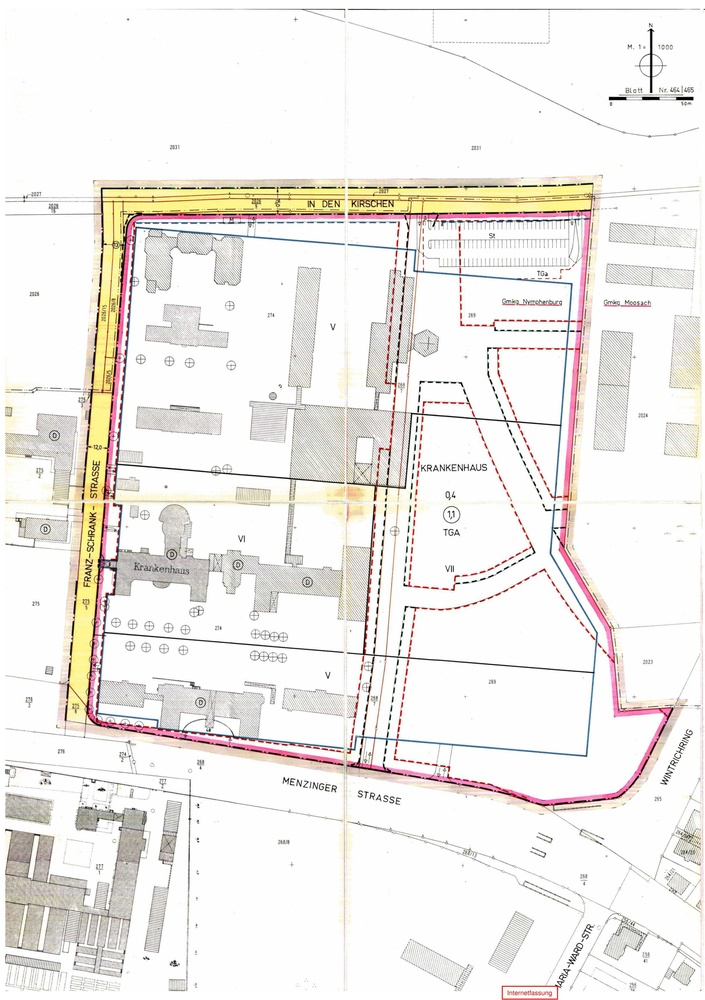
%> input picture plan.jpg, 705 x 1000 px, shrunk from 3300 x 4678 before the run
$ octave ocrWithPreprocessing.m   (GNU Octave 9; MATLAB toolbox functions it lacks are replaced by stand-ins)
%> lines starting %> are read from the running program, lines starting %| are printed output that depends on the picture; in (x1, y1, x2, y2) boxes, pixels count from 0 and x2, y2 are one past the last pixel; in counts of white or black regions, pixels touching at a corner belong together; the program's own positions count from 1
% Remove background, because there is non-uniform background in the image
I = imread('plan.jpg');
%> I is the input picture: size 1000x705x3 uint8; mean R, G, B 240.6, 237.3, 233.6
I = rgb2gray(I);
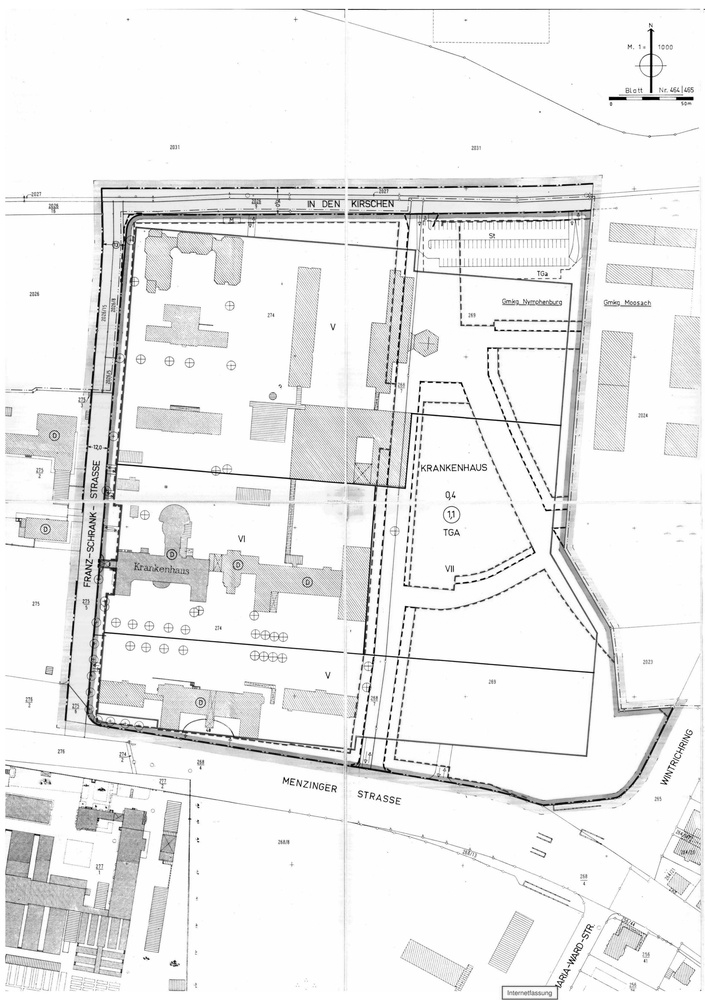
%> I: size 1000x705 uint8; min 0, max 255, mean 237.9
Icorrected = imtophat(I, strel('disk', 15));
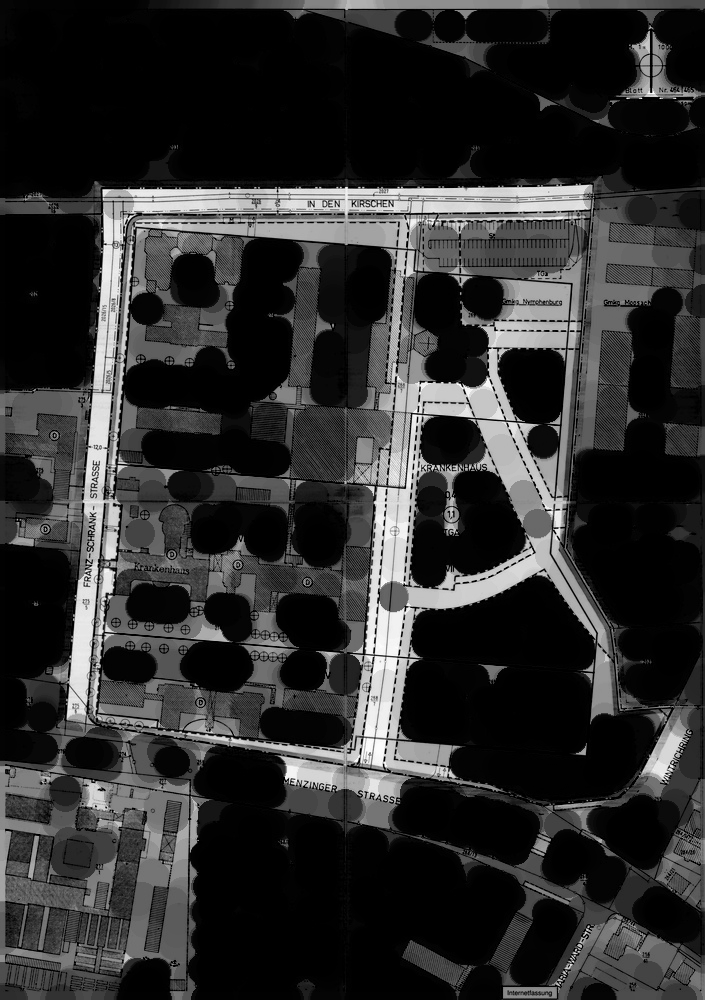
%> Icorrected: size 1000x705 uint8; min 0, max 255, mean 46.2

BW1 = imbinarize(Icorrected);
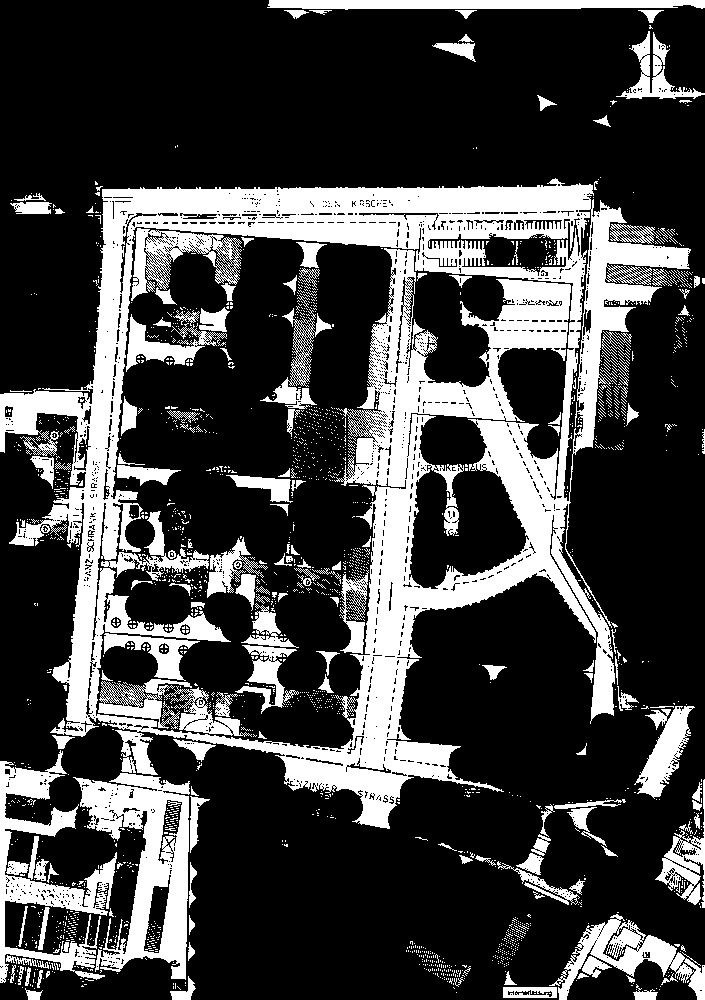
%> BW1: size 1000x705 logical; 26.1% white; 2020 white regions (1857 under 20 px), largest, box (x1, y1, x2, y2) and area: (0, 178, 691, 829) 111864, (73, 773, 190, 980) 10840, (0, 750, 117, 983) 7658
% [6 lines of commented-out code are left out]
marker = imerode(Icorrected, strel('line',10,0));
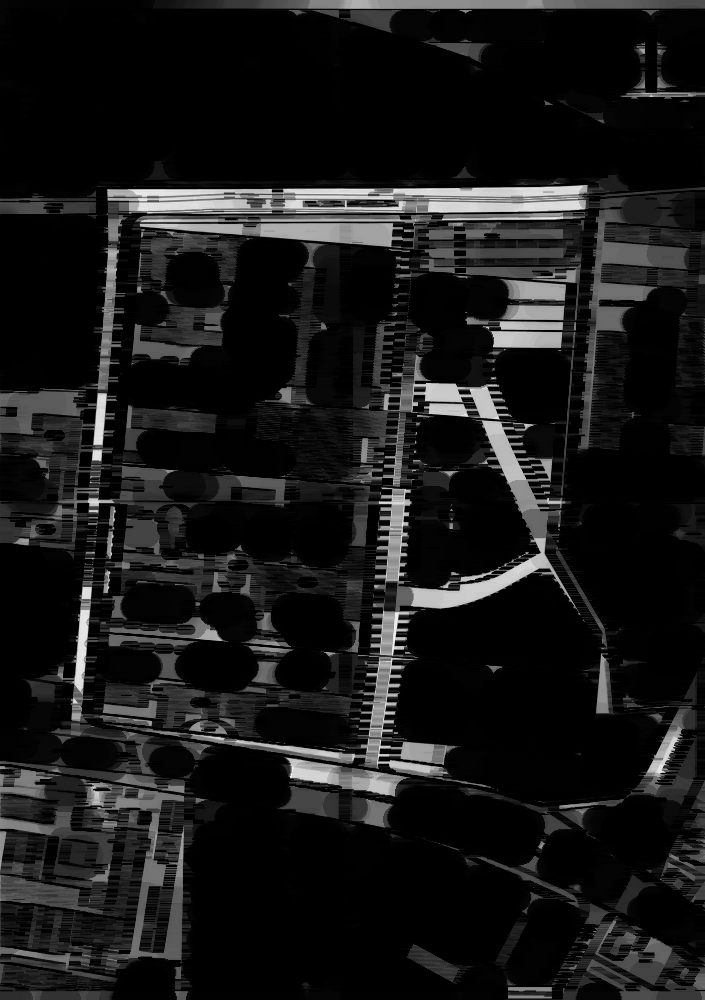
%> marker: size 1000x705 uint8; min 0, max 243, mean 24.3
Iclean = imreconstruct(marker, Icorrected);

BW2 = imbinarize(Iclean);
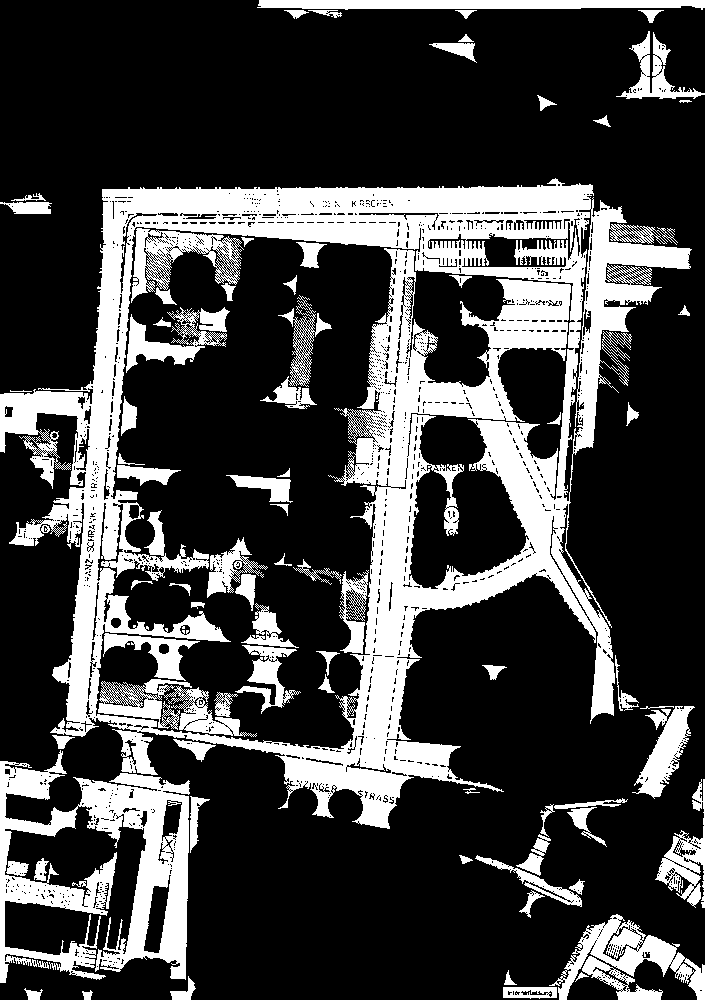
%> BW2: size 1000x705 logical; 25.9% white; 77 white regions, largest, box (x1, y1, x2, y2) and area: (0, 178, 692, 829) 117779, (0, 750, 190, 983) 19299, (549, 914, 705, 1000) 4262
% [4 lines of commented-out code are left out]

%> (the run ends here)

$ run again, with circles.png saved as plan.jpg
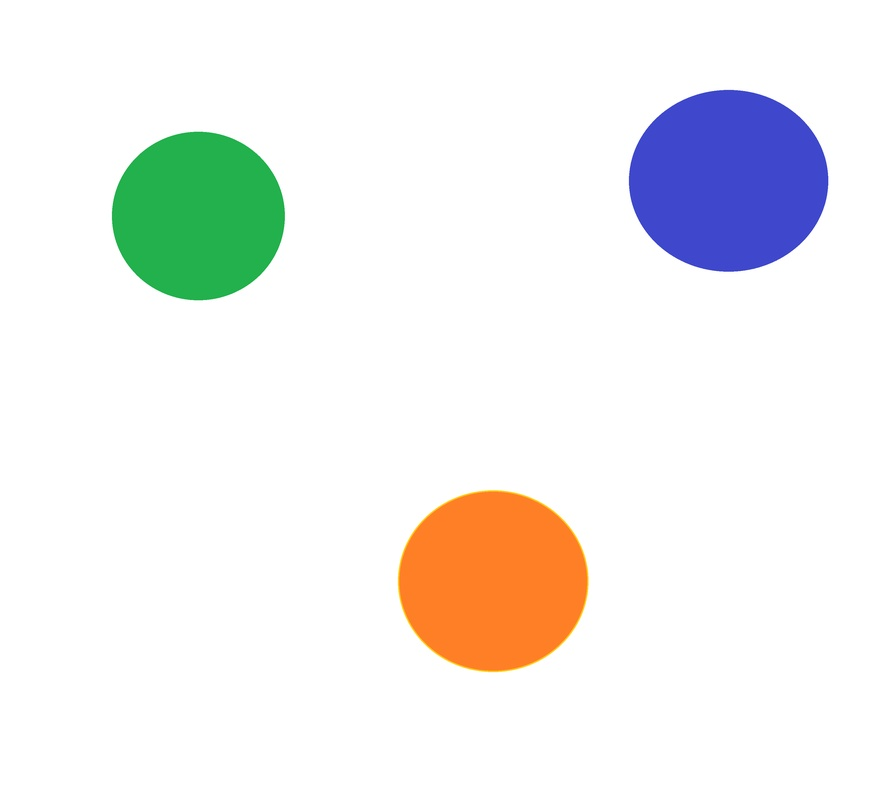
%> input picture circles.png, 891 x 792 px, shrunk from 3240 x 2880 before the run
%> I is the input picture: size 792x891x3 uint8; mean R, G, B 240.1, 240.2, 238.7
%> I: size 792x891 uint8
%> `BW1 = imbinarize(Icorrected);`:
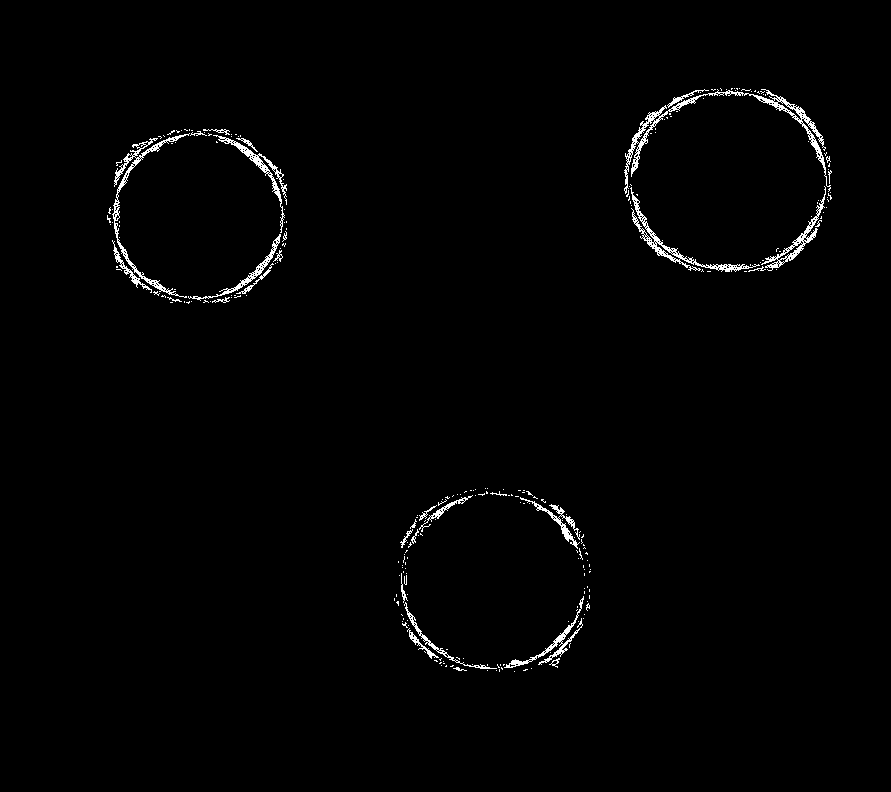
%> BW1: size 792x891 logical; 1.3% white in thin lines or dots, all inside (x1, y1, x2, y2) = (107, 88, 832, 672)
%> `BW2 = imbinarize(Iclean);`:
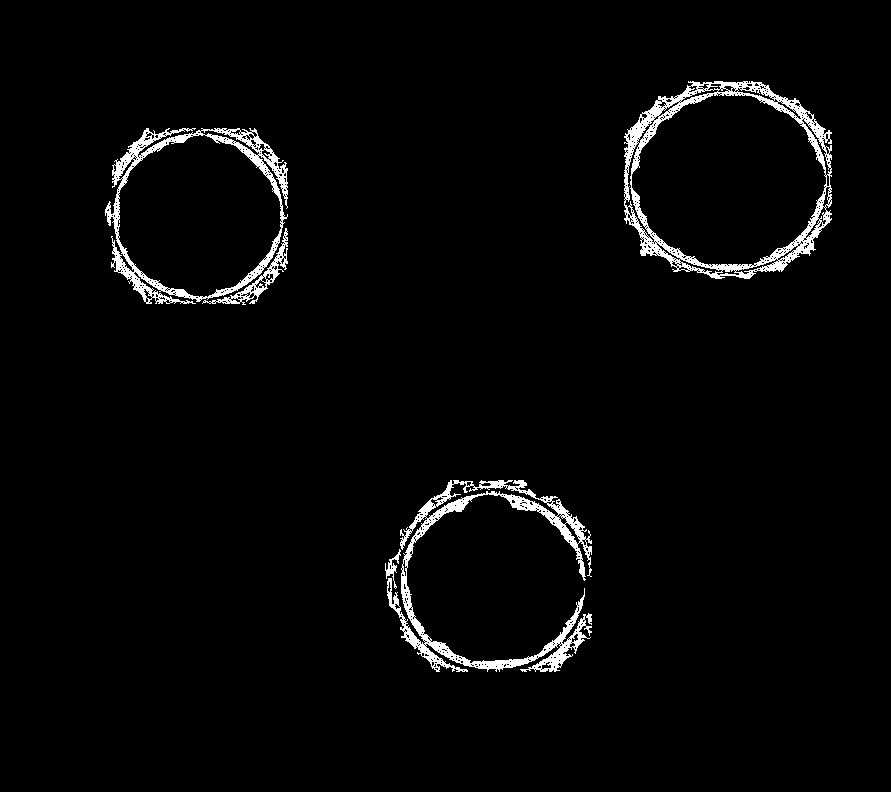
%> BW2: size 792x891 logical; 2.8% white; 5 white regions, box (x1, y1, x2, y2) and area: (624, 81, 832, 279) 6878, (387, 480, 592, 672) 6667, (105, 128, 288, 304) 4962, (202, 228, 288, 305) 853, (385, 549, 401, 589) 179
